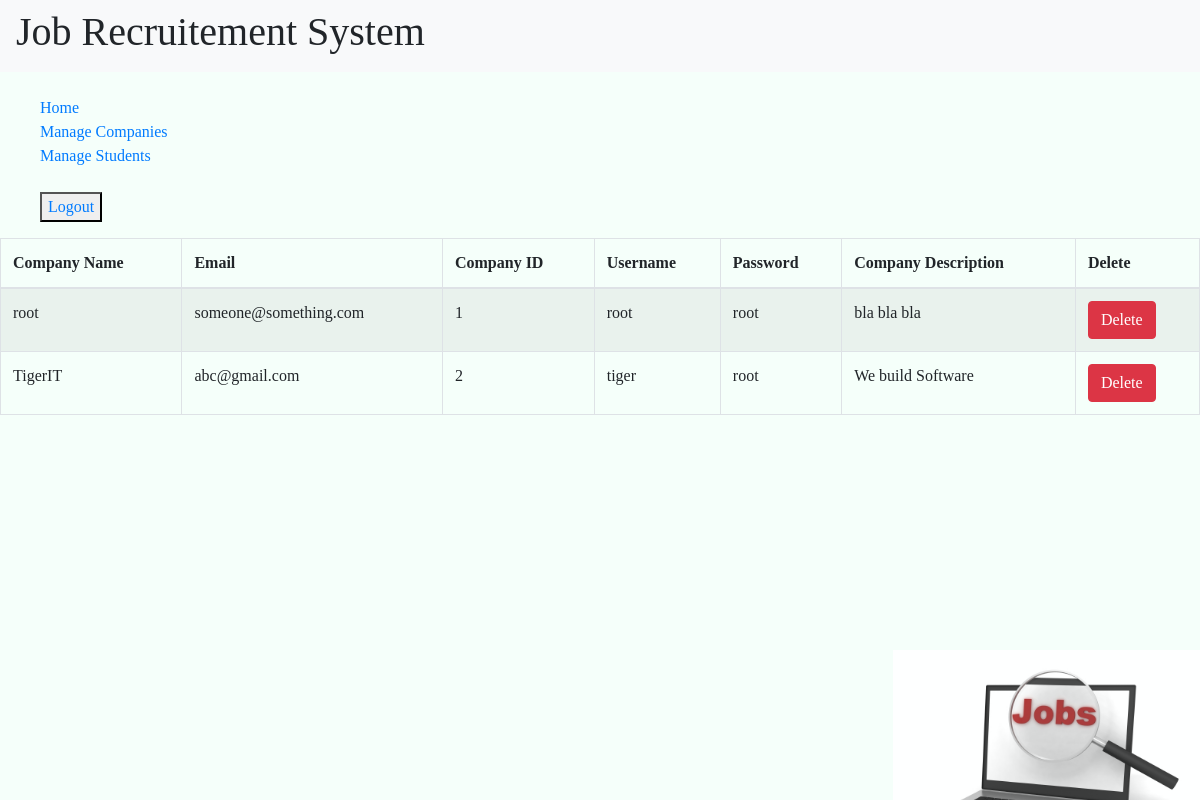
Page /public/admin/manageCom.php (signed in) on the committed database.
### tables this page shows
CREATE TABLE `company` (
  `companyname` varchar(30) NOT NULL,
  `email` varchar(30) NOT NULL,
  `cid` int(11) NOT NULL,
  `username` text NOT NULL,
  `password` varchar(15) NOT NULL,
  `companydescription` text NOT NULL
);

### includes/functions.php (called while the page is built, shortened)
<?php
function runQuery($connection,$query)
{
	$result=mysqli_query($connection,$query);
	if ($result)
	{
		return $result;
	}
	else
	{
		die ("Database Query Failed");
	}
}
?>

### public/admin/manageCom.php (the view, shortened to what this page needs)
<?php
require_once("../../includes/functions.php");
if(isset($_SESSION['adminid'])) {
	require_once("../../includes/adminHeader.php");
?>
<div>
	<table  class="table table-striped table-bordered"  id="example">
			<thead>
				<tr>
					<th>Company Name</th>
					<th>Email</th>
					<th>Company ID</th>
					<th>Username</th>
					<th>Password</th>
					<th>Company Description</th>
					<th>Delete</th>
				</tr>
			</thead>
			<tbody>
<?php
				$connection=connectDb();
				$sql="SELECT * FROM company";
				$result=runQuery($connection, $sql);
				while($info=mysqli_fetch_assoc($result))
				{	$url = "../../includes/deleteCom.php?cid=".$info['cid'];
?>
					<tr>
							<td><?php echo $info['companyname']?></td>
							<td><?php echo $info['email']?></td>
							<td><?php echo $info['cid']?></td>
							<td><?php echo $info['username']?></td>
							<td><?php echo $info['password']?></td>
							<td><?php echo $info['companydescription']?></td>
							<td>
								<button class='btn btn-danger'  onclick=location.href="<?php echo $url?>">Delete</button>
							</td>
					</tr>
<?php
				}
?>
			</tbody>
		</table>
</div>
<?php
	require_once("../../includes/footerstd.php");
}
else {
	redto("../../index.php");
}
?>

### public/stylesheet.css (style rules this page uses)
body { background-color: #F5FFFA; font-family: "verdana"; }

### rows in the picture
company: companyname "root", email "someone@something.com", cid "1", username "root", password "root", companydescription "bla bla bla"
company: companyname "TigerIT", email "abc@gmail.com", cid "2", username "tiger", password "root", companydescription "We build Software"
